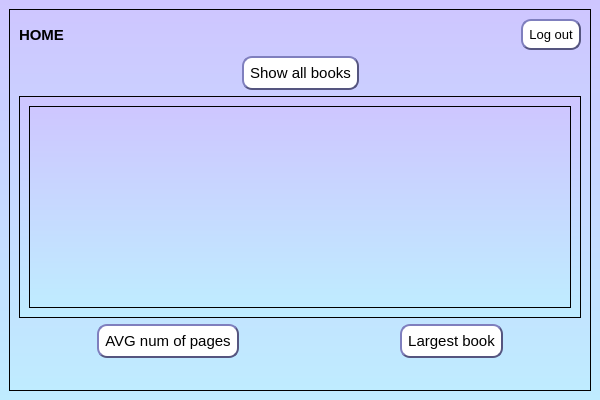
<?xml version="1.0" encoding="UTF-8"?>
<ui version="4.0">
 <class>MainWindow</class>
 <widget class="QMainWindow" name="MainWindow">
  <property name="geometry">
   <rect>
    <x>0</x>
    <y>0</y>
    <width>600</width>
    <height>400</height>
   </rect>
  </property>
  <property name="minimumSize">
   <size>
    <width>600</width>
    <height>400</height>
   </size>
  </property>
  <property name="windowTitle">
   <string>MainWindow</string>
  </property>
  <property name="styleSheet">
   <string notr="true">background-color:qlineargradient(spread:pad, x1:0, y1:0, x2:0, y2:1, stop:0 rgba(206, 198, 255, 255), stop:1 rgba(191, 236, 255, 255))</string>
  </property>
  <widget class="QWidget" name="centralwidget">
   <layout class="QGridLayout" name="gridLayout_4">
    <item row="0" column="0">
     <widget class="QFrame" name="frame">
      <property name="frameShape">
       <enum>QFrame::StyledPanel</enum>
      </property>
      <property name="frameShadow">
       <enum>QFrame::Raised</enum>
      </property>
      <layout class="QGridLayout" name="gridLayout_3">
       <item row="0" column="0">
        <layout class="QGridLayout" name="gridLayout_2">
         <item row="0" column="0">
          <layout class="QHBoxLayout" name="horizontalLayout_3">
           <item>
            <widget class="QLabel" name="label">
             <property name="font">
              <font>
               <pointsize>11</pointsize>
               <weight>75</weight>
               <bold>true</bold>
              </font>
             </property>
             <property name="styleSheet">
              <string notr="true">background-color:transparent</string>
             </property>
             <property name="text">
              <string>HOME</string>
             </property>
            </widget>
           </item>
           <item>
            <widget class="QLabel" name="label_5">
             <property name="font">
              <font>
               <pointsize>11</pointsize>
              </font>
             </property>
             <property name="styleSheet">
              <string notr="true">background-color:transparent</string>
             </property>
             <property name="text">
              <string/>
             </property>
             <property name="alignment">
              <set>Qt::AlignCenter</set>
             </property>
            </widget>
           </item>
           <item>
            <spacer name="horizontalSpacer_6">
             <property name="orientation">
              <enum>Qt::Horizontal</enum>
             </property>
             <property name="sizeHint" stdset="0">
              <size>
               <width>391</width>
               <height>20</height>
              </size>
             </property>
            </spacer>
           </item>
           <item>
            <widget class="QPushButton" name="pushButton">
             <property name="font">
              <font>
               <pointsize>10</pointsize>
              </font>
             </property>
             <property name="styleSheet">
              <string notr="true">QPushButton {
background-color:white;
border-style:outset;
border-width:2px;
border-color:rgb(85, 85, 127);
border-radius: 10px;
min-width: 4em;
padding:6px
}
QPushButton:pressed {
    background-color: rgb(156, 166, 255);
    border-style: inset;
}</string>
             </property>
             <property name="text">
              <string>Log out</string>
             </property>
            </widget>
           </item>
          </layout>
         </item>
         <item row="1" column="0">
          <layout class="QHBoxLayout" name="horizontalLayout">
           <item>
            <spacer name="horizontalSpacer">
             <property name="orientation">
              <enum>Qt::Horizontal</enum>
             </property>
             <property name="sizeHint" stdset="0">
              <size>
               <width>40</width>
               <height>20</height>
              </size>
             </property>
            </spacer>
           </item>
           <item>
            <widget class="QPushButton" name="pushButton_3">
             <property name="font">
              <font>
               <pointsize>11</pointsize>
              </font>
             </property>
             <property name="styleSheet">
              <string notr="true">QPushButton {
background-color:white;
border-style:outset;
border-width:2px;
border-color:rgb(85, 85, 127);
border-radius: 10px;
min-width: 10em;
padding:6px
}
QPushButton:pressed {
    background-color: rgb(156, 166, 255);
    border-style: inset;
}</string>
             </property>
             <property name="text">
              <string>Show all books</string>
             </property>
            </widget>
           </item>
           <item>
            <spacer name="horizontalSpacer_2">
             <property name="orientation">
              <enum>Qt::Horizontal</enum>
             </property>
             <property name="sizeHint" stdset="0">
              <size>
               <width>40</width>
               <height>20</height>
              </size>
             </property>
            </spacer>
           </item>
          </layout>
         </item>
         <item row="2" column="0">
          <widget class="QScrollArea" name="scrollArea">
           <property name="widgetResizable">
            <bool>true</bool>
           </property>
           <property name="alignment">
            <set>Qt::AlignCenter</set>
           </property>
           <widget class="QWidget" name="scrollAreaWidgetContents">
            <property name="geometry">
             <rect>
              <x>0</x>
              <y>0</y>
              <width>558</width>
              <height>206</height>
             </rect>
            </property>
            <layout class="QGridLayout" name="gridLayout">
             <item row="0" column="0">
              <widget class="QTableView" name="tableView">
               <property name="lineWidth">
                <number>1</number>
               </property>
               <property name="sizeAdjustPolicy">
                <enum>QAbstractScrollArea::AdjustToContents</enum>
               </property>
              </widget>
             </item>
            </layout>
           </widget>
          </widget>
         </item>
         <item row="3" column="0">
          <layout class="QVBoxLayout" name="verticalLayout">
           <item>
            <layout class="QHBoxLayout" name="horizontalLayout_2">
             <item>
              <spacer name="horizontalSpacer_3">
               <property name="orientation">
                <enum>Qt::Horizontal</enum>
               </property>
               <property name="sizeHint" stdset="0">
                <size>
                 <width>40</width>
                 <height>20</height>
                </size>
               </property>
              </spacer>
             </item>
             <item>
              <widget class="QPushButton" name="pushButton_2">
               <property name="font">
                <font>
                 <pointsize>11</pointsize>
                </font>
               </property>
               <property name="styleSheet">
                <string notr="true">QPushButton {
background-color:white;
border-style:outset;
border-width:2px;
border-color:rgb(85, 85, 127);
border-radius: 10px;
min-width: 10em;
padding:6px
}
QPushButton:pressed {
    background-color: rgb(156, 166, 255);
    border-style: inset;
}</string>
               </property>
               <property name="text">
                <string>AVG num of pages</string>
               </property>
              </widget>
             </item>
             <item>
              <spacer name="horizontalSpacer_4">
               <property name="orientation">
                <enum>Qt::Horizontal</enum>
               </property>
               <property name="sizeHint" stdset="0">
                <size>
                 <width>40</width>
                 <height>20</height>
                </size>
               </property>
              </spacer>
             </item>
             <item>
              <spacer name="horizontalSpacer_7">
               <property name="orientation">
                <enum>Qt::Horizontal</enum>
               </property>
               <property name="sizeHint" stdset="0">
                <size>
                 <width>40</width>
                 <height>20</height>
                </size>
               </property>
              </spacer>
             </item>
             <item>
              <widget class="QPushButton" name="pushButton_4">
               <property name="font">
                <font>
                 <pointsize>11</pointsize>
                </font>
               </property>
               <property name="styleSheet">
                <string notr="true">QPushButton {
background-color:white;
border-style:outset;
border-width:2px;
border-color:rgb(85, 85, 127);
border-radius: 10px;
min-width: 10em;
padding:6px
}
QPushButton:pressed {
    background-color: rgb(156, 166, 255);
    border-style: inset;
}</string>
               </property>
               <property name="text">
                <string>Largest book</string>
               </property>
              </widget>
             </item>
             <item>
              <spacer name="horizontalSpacer_5">
               <property name="orientation">
                <enum>Qt::Horizontal</enum>
               </property>
               <property name="sizeHint" stdset="0">
                <size>
                 <width>40</width>
                 <height>20</height>
                </size>
               </property>
              </spacer>
             </item>
            </layout>
           </item>
           <item>
            <layout class="QHBoxLayout" name="horizontalLayout_4">
             <item>
              <widget class="QLabel" name="label_6">
               <property name="font">
                <font>
                 <pointsize>11</pointsize>
                 <weight>75</weight>
                 <bold>true</bold>
                </font>
               </property>
               <property name="styleSheet">
                <string notr="true">background-color:transparent</string>
               </property>
               <property name="text">
                <string/>
               </property>
               <property name="alignment">
                <set>Qt::AlignCenter</set>
               </property>
              </widget>
             </item>
             <item>
              <widget class="QLabel" name="label_7">
               <property name="font">
                <font>
                 <pointsize>11</pointsize>
                 <weight>75</weight>
                 <bold>true</bold>
                </font>
               </property>
               <property name="styleSheet">
                <string notr="true">background-color:transparent</string>
               </property>
               <property name="text">
                <string/>
               </property>
               <property name="alignment">
                <set>Qt::AlignCenter</set>
               </property>
              </widget>
             </item>
            </layout>
           </item>
          </layout>
         </item>
        </layout>
       </item>
      </layout>
     </widget>
    </item>
   </layout>
  </widget>
 </widget>
 <resources/>
 <connections/>
</ui>
